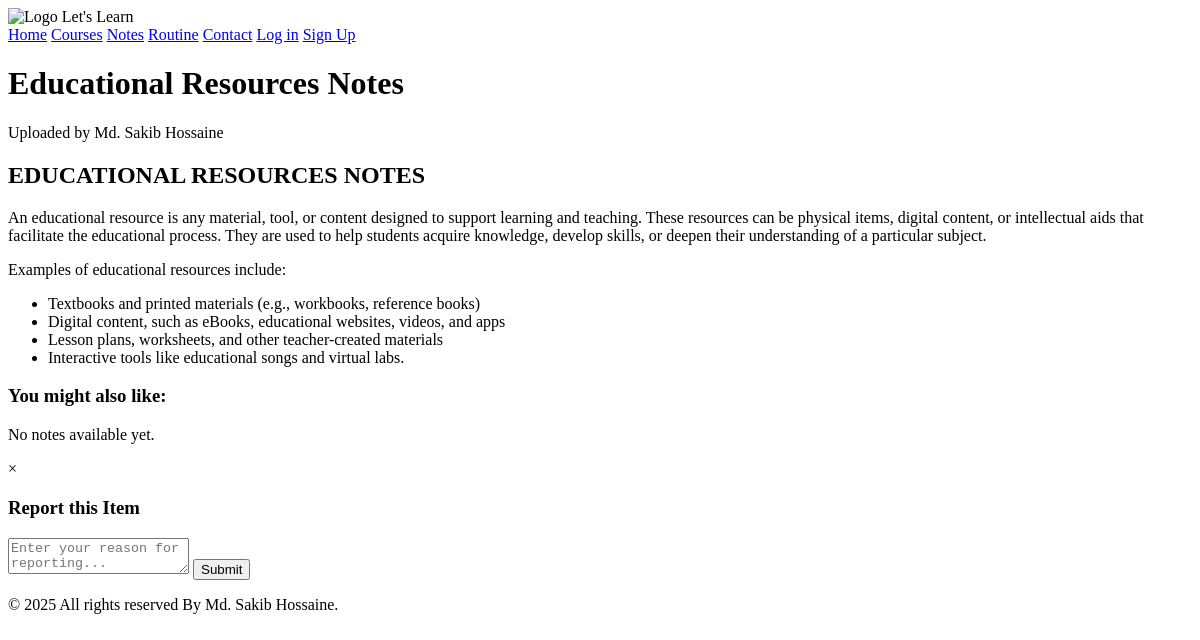
Before: /notes/ with the older database file.
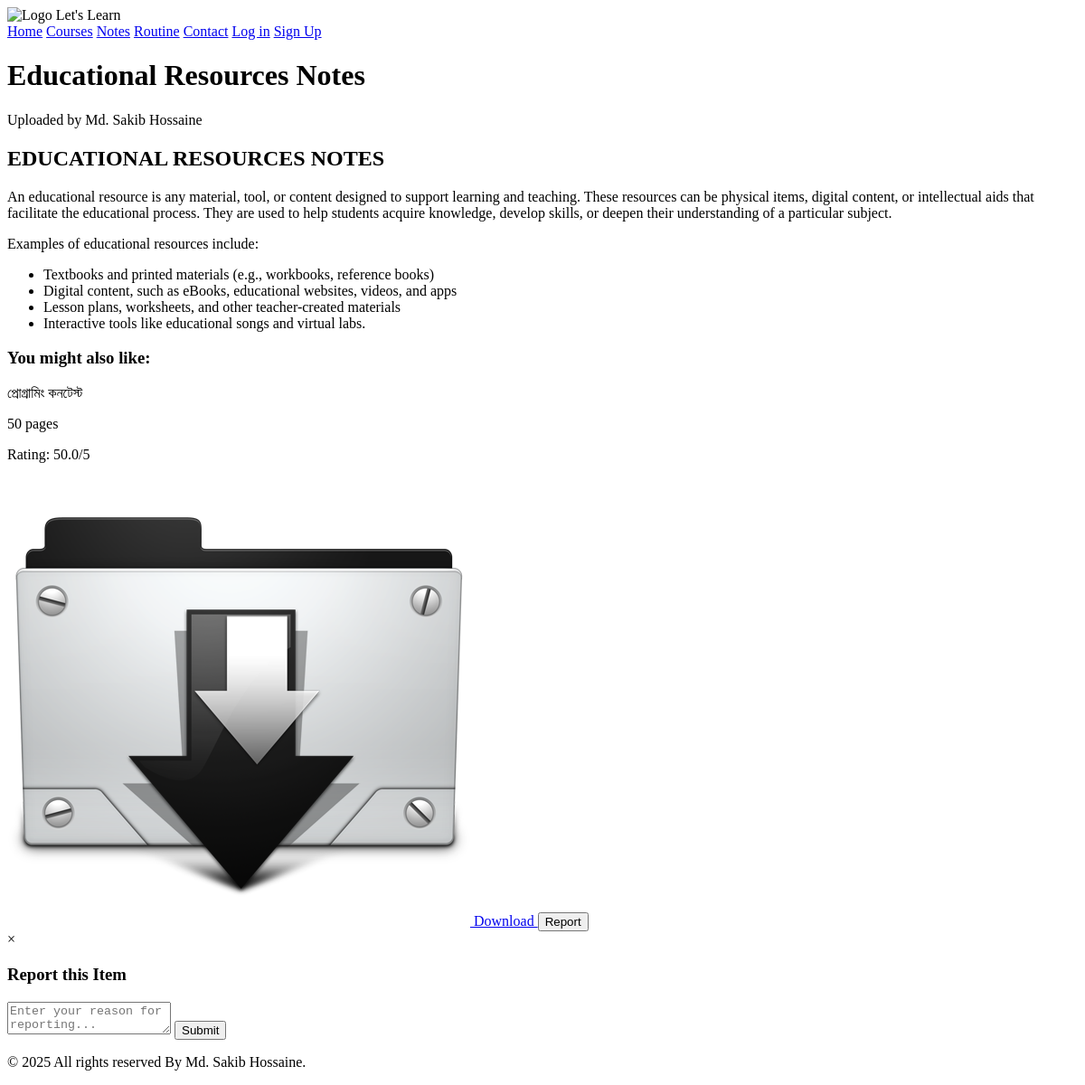
After: the same page with the newer database file.
### notes/models.py (models this page shows, shortened)
class Note(models.Model):
    title = models.CharField(max_length=200)
    description = models.TextField()
    module_code = models.CharField(max_length=20)
    pages = models.IntegerField()
    file = models.FileField(upload_to="notes/")
    uploaded_by = models.ForeignKey(settings.AUTH_USER_MODEL, on_delete=models.CASCADE)
    upload_date = models.DateTimeField(auto_now_add=True)
    rating = models.FloatField(default=0)
    download_count = models.IntegerField(default=0)

### notes/views.py (the view)
# urls.py: path("", include("notes.urls")),
def notes(request):
    notes = Note.objects.all().order_by("-upload_date")
    return render(request, "notes/notes.html", {"notes": notes})

### templates/notes/notes.html (shortened to what this page needs)
{% extends "base.html" %}
{% load static %}
{% block content %}
<div class="NOTES-container">
    <div class="NOTES-header">
        <h1>Educational Resources Notes</h1>
        <p>Uploaded by Md. Sakib Hossaine</p>
    </div>
    <div class="NOTES-content">
        <h2>EDUCATIONAL RESOURCES NOTES</h2>
        <p>An educational resource is any material, tool, or content designed to support learning and teaching. These resources can be physical items, digital content, or intellectual aids that facilitate the educational process. They are used to help students acquire knowledge, develop skills, or deepen their understanding of a particular subject.</p>
        <p>Examples of educational resources include:</p>
        <ul>
            <li>Textbooks and printed materials (e.g., workbooks, reference books)</li>
            <li>Digital content, such as eBooks, educational websites, videos, and apps</li>
            <li>Lesson plans, worksheets, and other teacher-created materials</li>
            <li>Interactive tools like educational songs and virtual labs.</li>
        </ul>
    </div>
    <div class="NOTES-related-notes">
        <h3>You might also like:</h3>
        {% for note in notes %}
        <div class="NOTES-related-item" data-item="{{ note.module_code }}">
            <p>{{ note.title }}</p>
            {% if note.pages %}
            <p>{{ note.pages }} pages</p>
            {% endif %}
            <div class="NOTES-rating-display">
                Rating: <span class="NOTES-rating-value">{{ note.rating }}</span>/5
            </div>
            <a href="{% url 'download_note' note.id %}" class="NOTES-download-button">
                <img src="{% static 'images/down.png' %}" alt="Download">
                Download
            </a>
            <button class="NOTES-report-button" onclick="reportItem({{ note.id }})">Report</button>
        </div>
        {% empty %}
        <p>No notes available yet.</p>
        {% endfor %}
    </div>
</div>
<div id="NOTES-report-modal" class="NOTES-modal">
    <div class="NOTES-modal-content">
        <span class="NOTES-close-modal" onclick="closeModal('NOTES-report-modal')">&times;</span>
        <h3>Report this Item</h3>
        <textarea id="NOTES-report-reason" placeholder="Enter your reason for reporting..."></textarea>
        <button onclick="submitReport()">Submit</button>
    </div>
</div>
{% endblock %}

Changed rows visible on the page:
added Note: title "প্রোগ্রামিং কনটেস্ট", pages "50", rating "50.0"
Other visible differences:
text no longer shown: "No notes available yet."
